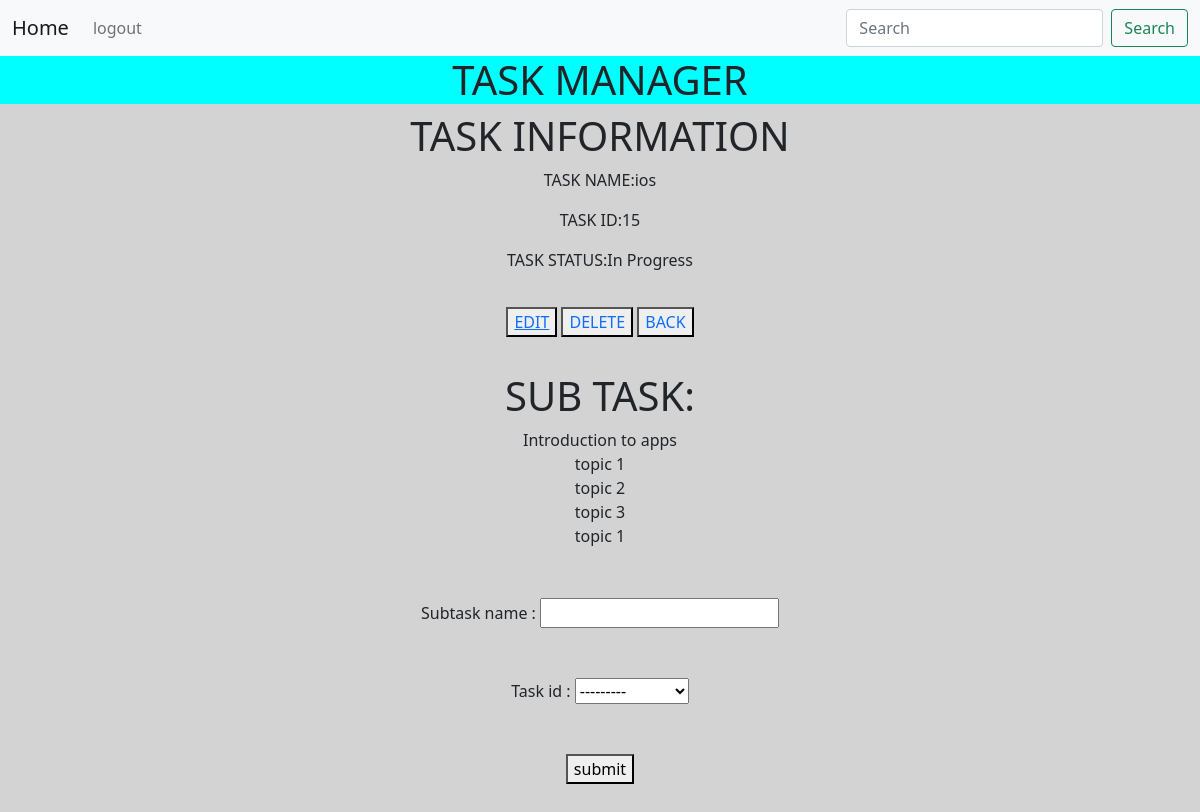
/task_detail/15 (signed in), run on the app's committed database.
### task/models.py (models this page shows)
class Task(models.Model):
    task_name = models.CharField(max_length=100)
    STATUS_CHOICES = (
        (1, 'Not Started'),
        (2, 'In Progress'),
        (3, 'Completed'),
    )
    Status = models.IntegerField(choices=STATUS_CHOICES)
    owner = models.ForeignKey(User, on_delete=models.CASCADE)
    created_at = models.DateTimeField(auto_now_add=True, blank=True)
    updated_at = models.DateTimeField(auto_now=True, blank=True)
    def __str__(self):
        return self.task_name

class SubtaskModel(models.Model):
    subtask_name = models.CharField(max_length=100)
    task_id = models.ForeignKey(Task, on_delete=models.CASCADE)
    created_at = models.DateTimeField(auto_now_add=True, blank=True)
    def __str__(self):
        return self.subtask_name

### task/views.py (the view)
# urls.py: path("task_detail/<int:pk>", views.task_detail, name='task_detail'),
@login_required
def task_detail(request, pk):
    if request.method == 'GET':
        task_data = Task.objects.get(id=pk)
        print(task_data)
        sub_task_data = SubtaskModel.objects.filter(task_id=pk)
        sub_task_form = SubTaskForm()
        return render(request, 'task_detail.html', {'data': sub_task_form, 'sub_task_data': sub_task_data, 'task_data': task_data})

### task/forms.py
class SubTaskForm(forms.ModelForm):
    class Meta:
        model = SubtaskModel
        fields = ['subtask_name', 'task_id']

### task/templates/task_detail.html (shortened to what this page needs)
{% extends 'base_index.html' %}
{% block body %}
<body style="background-color: lightgrey;text-align: center;">
    <h1 style="background-color: aqua;">TASK MANAGER</h1>
    <div>
        <h1>TASK INFORMATION</h1>
        <div>
            <p>TASK NAME:{{task_data.task_name}}</p>
            <p> TASK ID:{{task_data.id}}</p>
            <p> TASK STATUS:{{task_data.get_Status_display}}</p>
            <div style="margin: 35px;">
                <button><a href="{% url 'edit_task' task_data.id %}">EDIT</a></button>
                <button><a style="text-decoration: none;"
                        href="{% url 'delete_task' task_data.id %}">DELETE</a></button>
                <button><a style="text-decoration: none;" href="{% url 'task_list' %}">BACK</a></button>
            </div>
        </div>
    </div>
    <div>
        <h1>SUB TASK:</h1>
        <div>
            {% for k in sub_task_data %}
            <div>
                {{k}}
            </div>
            {% endfor %}
        </div>
    </div>
    <div style="margin: 50px;">
        <form action="{% url 'add_sub_task' %}" method="post">
            {% for i in data %}
            <div style="margin-bottom: 50px;">
                {{i.label}} : {{i}}
            </div>
            {% endfor %}
            <button type="submit">submit</button>
        </form>
    </div>
</body>
{% endblock %}

### data on the page
Task: task_name "ios", id "15", Status "In Progress"
SubtaskModel: subtask_name "Introduction to apps"
SubtaskModel: subtask_name "topic 1"
SubtaskModel: subtask_name "topic 2"
SubtaskModel: subtask_name "topic 3"
SubtaskModel: subtask_name "topic 1"

### other printed values
{{ i.label }} "Subtask name" "Task id"
